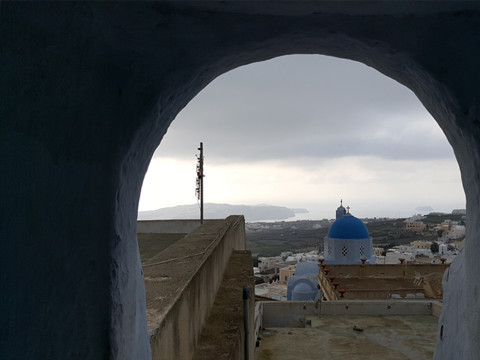
#> input picture chap04/equalize.jpg, 480 x 360 px
$ python main.py
#> lines starting #> are read from the running program, lines starting #| are printed output that depends on the picture; after the words box and inside, x2 and y2 are one past the last pixel; in counts of white or black regions, pixels touching at a corner belong together
# 명암 대비 코드
import numpy as np, cv2

def imread_u8(path, flags=cv2.IMREAD_COLOR):
#> called with flags = 1
    data = np.fromfile(path, dtype=np.uint8)
    return cv2.imdecode(data, flags)
#> returned value is the input picture: shape (360, 480, 3); mean B, G, R 82.2, 79.7, 75.7

IMG_PATH = r"C:\Users\user\Desktop\2학기\디지털 영상 처리\chap04\equalize.jpg"

# ---------- 공용 함수 ----------
def draw_hist_gray(img_gray, bins=256, size=(200,256)):
    hist = cv2.calcHist([img_gray],[0],None,[bins],[0,256]).ravel()
    canvas = np.full(size, 255, np.uint8)
    hist = cv2.normalize(hist, None, 0, size[0], cv2.NORM_MINMAX).ravel()
    gap = size[1] / bins
    for i, v in enumerate(hist):
        x = int(round(i * gap))
        w = max(1, int(round(gap)))
        cv2.rectangle(canvas, (x, size[0]-int(v)), (x+w-1, size[0]-1), 0, cv2.FILLED)
    return canvas

def draw_hist_rgb(img_bgr, bins=256, size=(200,256)):
#> called with bins = 256, size = (200, 256)
    colors = [(255,0,0),(0,255,0),(0,0,255)]  # B,G,R
    hist_imgs = []
    for c in range(3):
        hist = cv2.calcHist([img_bgr],[c],None,[bins],[0,256]).ravel()
        canvas = np.full((size[0], size[1], 3), 255, np.uint8)
        hist = cv2.normalize(hist, None, 0, size[0], cv2.NORM_MINMAX).ravel()
        gap = size[1] / bins
        for i, v in enumerate(hist):
            x = int(round(i * gap))
            w = max(1, int(round(gap)))
            cv2.rectangle(canvas, (x, size[0]-int(v)), (x+w-1, size[0]-1), colors[c], cv2.FILLED)
        hist_imgs.append(canvas)
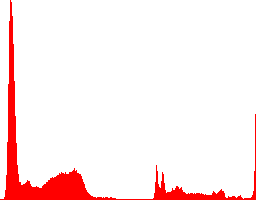
#> canvas: shape (200, 256, 3); mean B, G, R 235.6, 235.6, 255
#> after the loop, hist_imgs = 3 items
    return hist_imgs

def hist_stretch(img_gray):
    hist = cv2.calcHist([img_gray],[0],None,[256],[0,256]).ravel()
    nz = np.where(hist>0)[0]
    lo, hi = int(nz[0]), int(nz[-1])
    idx = np.arange(256, dtype=np.float32)
    lut = (idx - lo) / (hi - lo) * 255.0
    lut[:lo] = 0
    lut[hi+1:] = 255
    return cv2.LUT(img_gray, lut.astype(np.uint8)), (lo, hi)

def equalize_with_bins(img_gray, bins=256):
    bins = int(max(2, bins))
    hist = cv2.calcHist([img_gray],[0],None,[bins],[0,256]).ravel()
    cdf = np.cumsum(hist)
    cdf = np.round(cdf * 255.0 / (cdf[-1] + 1e-12)).astype(np.uint8)
    edges = np.linspace(0, 256, bins+1, dtype=np.int32)
    lut = np.zeros(256, np.uint8)
    for k in range(bins):
        lut[edges[k]:edges[k+1]] = cdf[k]
    return cv2.LUT(img_gray, lut)

def metrics(img_gray):
    h = cv2.calcHist([img_gray],[0],None,[256],[0,256]).ravel()
    p = h / (h.sum() + 1e-12)
    ent = float(-np.sum(p[p>0]*np.log2(p[p>0])))
    std = float(img_gray.std())
    uniq = int((h>0).sum())
    return ent, std, uniq

# ---------- 1) 컬러 영상 ----------
img_color = imread_u8(IMG_PATH, cv2.IMREAD_COLOR)
if img_color is None: raise Exception("영상 파일 읽기 오류")

cv2.imshow("1. color_image", img_color)
bgr_hists = draw_hist_rgb(img_color)
#> bgr_hists = 3 items
cv2.imshow("2. B_hist", bgr_hists[0])
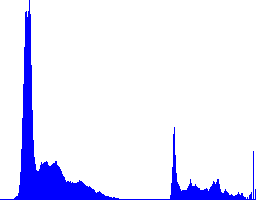
#> window '2. B_hist': shape (200, 256, 3); mean B, G, R 255, 231.5, 231.5
cv2.imshow("3. G_hist", bgr_hists[1])
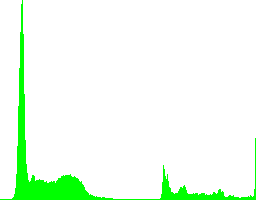
#> window '3. G_hist': shape (200, 256, 3); mean B, G, R 237.9, 255, 237.9
cv2.imshow("4. R_hist", bgr_hists[2])

# ---------- 2) 그레이 영상 ----------
img_gray = cv2.cvtColor(img_color, cv2.COLOR_BGR2GRAY)
hist_gray = draw_hist_gray(img_gray)
#> in draw_hist_gray, `hist = cv2.calcHist([img_gray],[0],None,[bins],[0,256]).ravel()`: hist = 256 values, max 9706 at index 19, min 4 at index 0, mean 675
#> in draw_hist_gray, `hist = cv2.normalize(hist, None, 0, size[0], cv2.NORM_MINMAX).ravel()`: hist = 256 values, max 200 at index 19, min 0 at index 0, mean 13.83
#> the loop in draw_hist_gray, `for i, v in enumerate(hist):` made 256 passes
#> v on passes 1 to 3: 0, 0.0412, 0.0618
#> after the loop in draw_hist_gray, `for i, v in enumerate(hist):`:
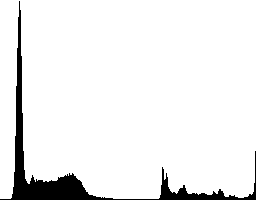
#> canvas: shape (200, 256); 93.2% white; 1 black region, box (x1, y1, x2, y2) and area: (0, 1, 256, 200) 3456
cv2.imshow("5. gray_image", img_gray)
cv2.imshow("6. gray_hist", hist_gray)

# ---------- 3) 히스토그램 스트레칭 ----------
stretched, (lo,hi) = hist_stretch(img_gray)
#> in hist_stretch, `hist = cv2.calcHist([img_gray],[0],None,[256],[0,256]).ravel()`: hist = 256 values, max 9706 at index 19, min 4 at index 0, mean 675
#> in hist_stretch, `nz = np.where(hist>0)[0]`: nz = 256 values from 0 to 255
#> in hist_stretch, `lo, hi = int(nz[0]), int(nz[-1])`: lo = 0; hi = 255
#> in hist_stretch, `lut = (idx - lo) / (hi - lo) * 255.0`: lut = 256 values from 0 to 255
#> lo = 0; hi = 255
hist_stretch_img = draw_hist_gray(stretched)
#> the loop in draw_hist_gray (call 2), `for i, v in enumerate(hist):` made 256 passes
cv2.imshow("7. stretching_image", stretched)
cv2.imshow("8. stretching_hist", hist_stretch_img)

# ---------- 4) 히스토그램 평활화 ----------
equalized = cv2.equalizeHist(img_gray)
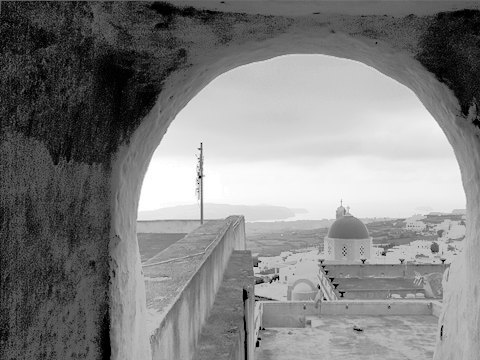
#> equalized: shape (360, 480); min 0, max 255, mean 129.7
hist_equalized = draw_hist_gray(equalized)
#> call 3 of draw_hist_gray, with bins = 256, size = (200, 256)
#> in draw_hist_gray (call 3), `hist = cv2.calcHist([img_gray],[0],None,[bins],[0,256]).ravel()`: hist = 256 values, max 9706 at index 55, min 0 at index 3, mean 675
#> in draw_hist_gray (call 3), `hist = cv2.normalize(hist, None, 0, size[0], cv2.NORM_MINMAX).ravel()`: hist = 256 values, max 200 at index 55, min 0 at index 3, mean 13.91
#> the loop in draw_hist_gray (call 3), `for i, v in enumerate(hist):` made 256 passes
#> v on passes 1 to 3: 6.2, 9.31, 13.62
#> after the loop in draw_hist_gray (call 3), `for i, v in enumerate(hist):`:
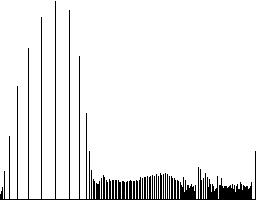
#> canvas: shape (200, 256); 93% white; 1 black region, box (x1, y1, x2, y2) and area: (0, 1, 256, 200) 3608
cv2.imshow("9. equalize_image", equalized)
cv2.imshow("10. equalize_hist", hist_equalized)

# ===== bin-size 효과 분석 (창 추가 없이 콘솔만 출력) =====
bin_list = [256, 128, 64, 32, 16]
print("\n[bin-size 평활화 지표]")
for b in bin_list:
    eqb = equalize_with_bins(img_gray, b)
    ent, std, uniq = metrics(eqb)
    print(f"bins={b:>3} | entropy={ent:.3f} | std={std:.2f} | unique_levels={uniq}")
#> this loop made 5 passes
#> (ent, std, uniq) on passes 1 to 5: (6.54, 71.82, 136), (5.73, 70.1, 90), (4.84, 66.9, 52), (3.91, 60.81, 29), (3.13, 58.39, 15)
#| bins=256 | entropy=6.545 | std=71.82 | unique_levels=136
#| bins=128 | entropy=5.732 | std=70.10 | unique_levels=90
#| bins= 64 | entropy=4.840 | std=66.90 | unique_levels=52
#| bins= 32 | entropy=3.906 | std=60.81 | unique_levels=29
#| bins= 16 | entropy=3.129 | std=58.39 | unique_levels=15
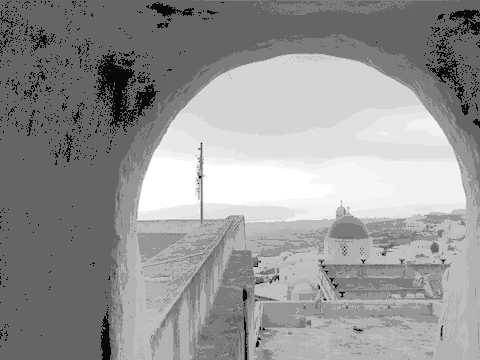
#> eqb: shape (360, 480); min 9, max 255, mean 149.9

cv2.waitKey(0)
cv2.destroyAllWindows()
